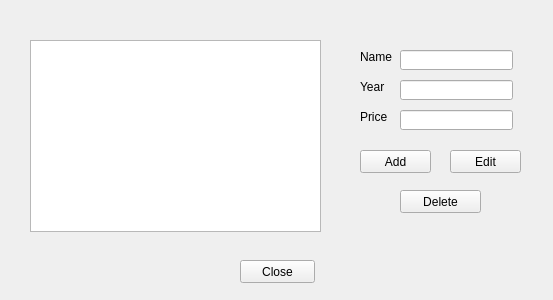
<?xml version="1.0" encoding="UTF-8"?>
<ui version="4.0">
 <class>newWine</class>
 <widget class="QWidget" name="newWine">
  <property name="geometry">
   <rect>
    <x>0</x>
    <y>0</y>
    <width>553</width>
    <height>300</height>
   </rect>
  </property>
  <property name="windowTitle">
   <string>Form</string>
  </property>
  <widget class="QLabel" name="label">
   <property name="geometry">
    <rect>
     <x>360</x>
     <y>50</y>
     <width>46</width>
     <height>13</height>
    </rect>
   </property>
   <property name="text">
    <string>Name</string>
   </property>
  </widget>
  <widget class="QLabel" name="label_2">
   <property name="geometry">
    <rect>
     <x>360</x>
     <y>80</y>
     <width>46</width>
     <height>13</height>
    </rect>
   </property>
   <property name="text">
    <string>Year</string>
   </property>
  </widget>
  <widget class="QLabel" name="label_3">
   <property name="geometry">
    <rect>
     <x>360</x>
     <y>110</y>
     <width>46</width>
     <height>13</height>
    </rect>
   </property>
   <property name="text">
    <string>Price</string>
   </property>
  </widget>
  <widget class="QLineEdit" name="name">
   <property name="geometry">
    <rect>
     <x>400</x>
     <y>50</y>
     <width>113</width>
     <height>20</height>
    </rect>
   </property>
  </widget>
  <widget class="QLineEdit" name="year">
   <property name="geometry">
    <rect>
     <x>400</x>
     <y>80</y>
     <width>113</width>
     <height>20</height>
    </rect>
   </property>
  </widget>
  <widget class="QLineEdit" name="price">
   <property name="geometry">
    <rect>
     <x>400</x>
     <y>110</y>
     <width>113</width>
     <height>20</height>
    </rect>
   </property>
  </widget>
  <widget class="QPushButton" name="add">
   <property name="geometry">
    <rect>
     <x>360</x>
     <y>150</y>
     <width>71</width>
     <height>23</height>
    </rect>
   </property>
   <property name="text">
    <string>Add</string>
   </property>
  </widget>
  <widget class="QTableWidget" name="tableWidget">
   <property name="geometry">
    <rect>
     <x>30</x>
     <y>40</y>
     <width>291</width>
     <height>192</height>
    </rect>
   </property>
  </widget>
  <widget class="QPushButton" name="edit">
   <property name="geometry">
    <rect>
     <x>450</x>
     <y>150</y>
     <width>71</width>
     <height>23</height>
    </rect>
   </property>
   <property name="text">
    <string>Edit</string>
   </property>
  </widget>
  <widget class="QPushButton" name="delete_2">
   <property name="geometry">
    <rect>
     <x>400</x>
     <y>190</y>
     <width>81</width>
     <height>23</height>
    </rect>
   </property>
   <property name="text">
    <string>Delete</string>
   </property>
  </widget>
  <widget class="QPushButton" name="close">
   <property name="geometry">
    <rect>
     <x>240</x>
     <y>260</y>
     <width>75</width>
     <height>23</height>
    </rect>
   </property>
   <property name="text">
    <string>Close</string>
   </property>
  </widget>
 </widget>
 <resources/>
 <connections/>
</ui>
